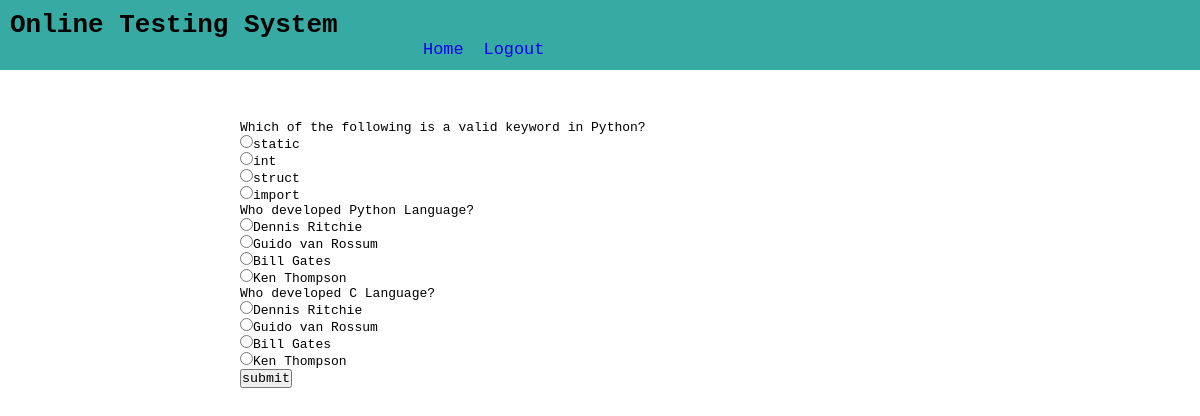
Screenshot of /test-paper?n=3 with the database file from the repository.
### OTS/models.py (models this page shows)
class Question(models.Model):
    qid = models.BigAutoField(primary_key=True, auto_created=True)
    que = models.TextField()
    a = models.CharField(max_length=255)
    b = models.CharField(max_length=255)
    c = models.CharField(max_length=255)
    d = models.CharField(max_length=255)
    ans = models.CharField(max_length=2)

### OTS/views.py (the view)
# urls.py: path('test-paper',testPaper, name='testPaper'),
def testPaper(request):
    if 'name' not in request.session.keys():
        res = HttpResponseRedirect('home')
    n=int(request.GET['n'])
    question_pool = list(Question.objects.all())
    random.shuffle(question_pool)
    questions_list = question_pool[:n]
    context = {'questions':questions_list}
    res = render(request,'test_paper.html',context)
    return res

### OTS/templates/test_paper.html (shortened to what this page needs)
{% extends 'main.html' %}
{%block top%}
<a href="{% url 'OTS:home' %}">Home</a>
<a href="{% url 'OTS:logout' %}">Logout</a>
{%endblock%}
{%block content%}
<form action="{% url 'OTS:calculateTest' %}" method="POST">
    {% for question in questions %}
        <div class="question">
            {{question.que}}
        </div>
        <div class="options"><input type="radio" name="q{{question.qid}}"  value="a">{{question.a}}</div>
        <div class="options"><input type="radio" name="q{{question.qid}}"  value="b">{{question.b}}</div>
        <div class="options"><input type="radio" name="q{{question.qid}}"  value="c">{{question.c}}</div>
        <div class="options"><input type="radio" name="q{{question.qid}}"  value="d">{{question.d}}</div>
    {% endfor %}
    <div><input type="submit" value="submit"></div>
</form>
{%endblock%}

### OTS/static/theme.css (style rules this page uses)
* { font-family:monospace; margin: 0; padding: 0; }
.site-name a { font-size: 1.3rem; text-decoration: none; }

### rows the page displays
Question: que "Which of the following is a valid keyword in Python?", a "static", b "int", c "struct", d "import"
Question: que "Who developed Python Language?", a "Dennis Ritchie", b "Guido van Rossum", c "Bill Gates", d "Ken Thompson"
Question: que "Who developed C Language?", a "Dennis Ritchie", b "Guido van Rossum", c "Bill Gates", d "Ken Thompson"
